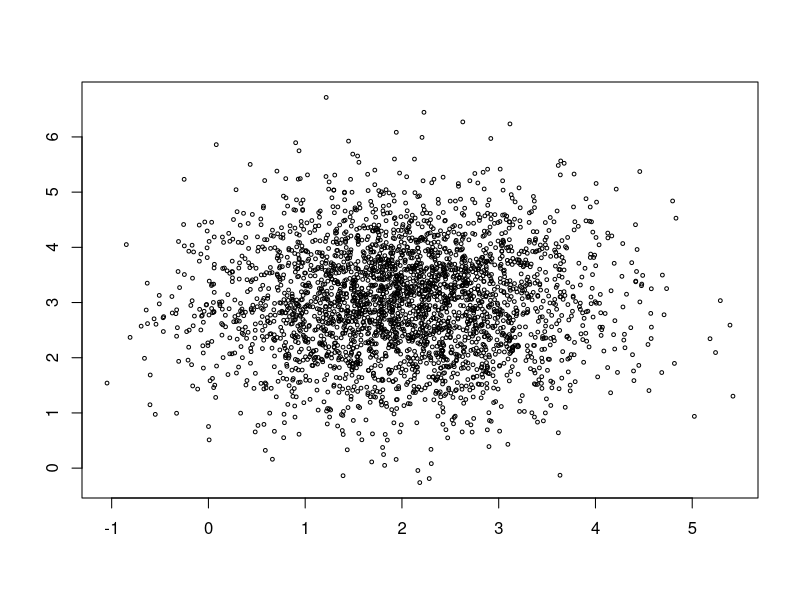
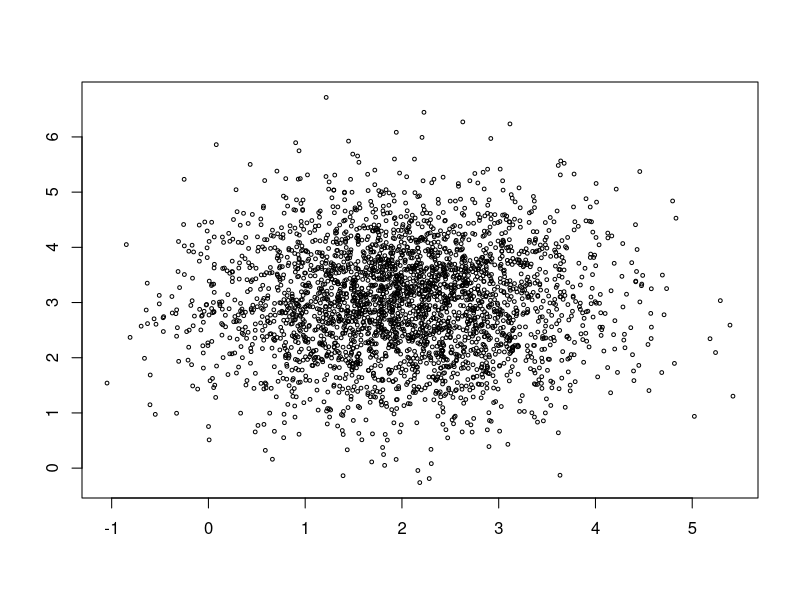

The R source for these figures, in order:
## ---- chunk 1
#| fig-cap: "그림2: 3000개의 점으로 구성된 산점도"
#| fig-width: 6
#| fig-height: 5
#| echo: false
set.seed(123)
x <- rnorm(3000) + 2 
y <- rnorm(3000) + 3
plot(x, y, cex=0.5, xlab="", ylab="")
## ---- chunk 2
#| echo: true
set.seed(123)
x = rnorm(10)
x 
## ---- chunk 3
#| echo: true
mean(x)
## ---- chunk 4
#| echo: true
sd(x)
## ---- chunk 5
#| echo: true
set.seed(123)
x = rnorm(10000)
c(mean(x), sd(x))
## ---- chunk 6
#| echo: true
set.seed(123)
rbinom(3, size=1, prob=0.5)
## ---- chunk 7
#| echo: true
#| fig-cap: "어??! 이 그림은??"
#| fig-width: 6
#| fig-height: 5
set.seed(123)
x <- rnorm(3000) + 2 
y <- rnorm(3000) + 3
plot(x, y, cex=0.5, xlab="", ylab="")
